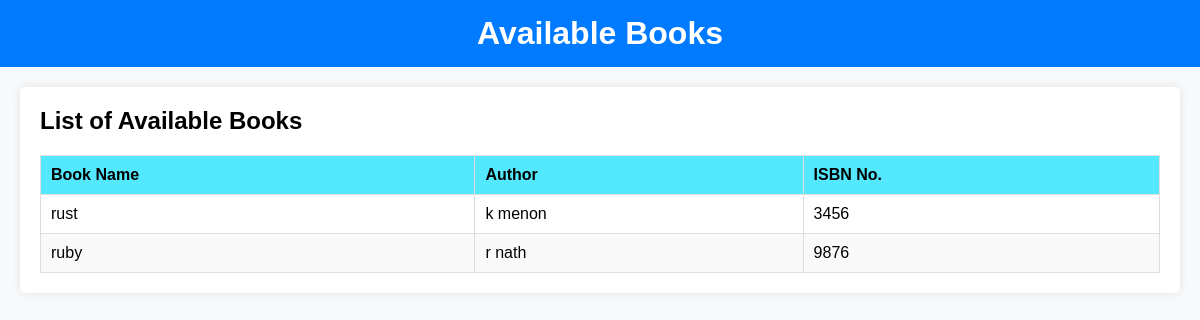
Screenshot of /books_avail with the database file from the repository.
### home/models.py (models this page shows, shortened)
class Book(models.Model):
    book_name=models.CharField(max_length=100)
    author=models.CharField(max_length=40)
    isbn_no=models.CharField(max_length=50,primary_key=True)

### home/views.py (the view)
# urls.py: path('books_avail',books_avail,name='books_avail'),
def books_avail(request):
    Books = Book.objects.all()
    return render(request, 'books_avail.html', {'book': Books})

### home/templates/books_avail.html (shortened to what this page needs)
<!DOCTYPE html>
<html lang="en">
<head>
</head>
<body>
    <div class="header">
        <h1>Available Books</h1>
    </div>
    <div class="container">
        <div class="available-books">
            <h2>List of Available Books</h2>
            <table>
                <thead>
                    <tr>
                        <th>Book Name</th>
                        <th>Author</th>
                        <th>ISBN No.</th>
                    </tr>
                </thead>
                <tbody>
                    {% for book in book %}
                    <tr>
                        <td>{{ book.book_name }}</td>
                        <td>{{ book.author }}</td>
                        <td>{{ book.isbn_no }}</td>
                    </tr>
                    {% empty %}
                    <tr>
                        <td colspan="3">No books available.</td>
                    </tr>
                    {% endfor %}
                </tbody>
            </table>
        </div>
    </div>
</body>
</html>

### home/templates/books_avail.html (style rules this page uses)
body { font-family: Arial, sans-serif; margin: 0; padding: 0; background-color: #f8f9fa; }
.header { background-color: #007bff; color: #fff; padding: 15px; text-align: center; }
.header h1 { margin: 0; }
.container { margin: 20px; }
.available-books { background-color: #fff; border-radius: 5px; padding: 20px; box-shadow: 0 0 10px rgba(0,0,0,0.1); }
.available-books h2 { margin-top: 0; }
table { width: 100%; border-collapse: collapse; }
table, th, td { border: 1px solid #ddd; }
th, td { padding: 10px; text-align: left; }
th { background-color: #54e8ff; }
tr:nth-child(even) { background-color: #f9f9f9; }

### rows the page displays
Book: book_name "rust", author "k menon", isbn_no "3456"
Book: book_name "ruby", author "r nath", isbn_no "9876"
